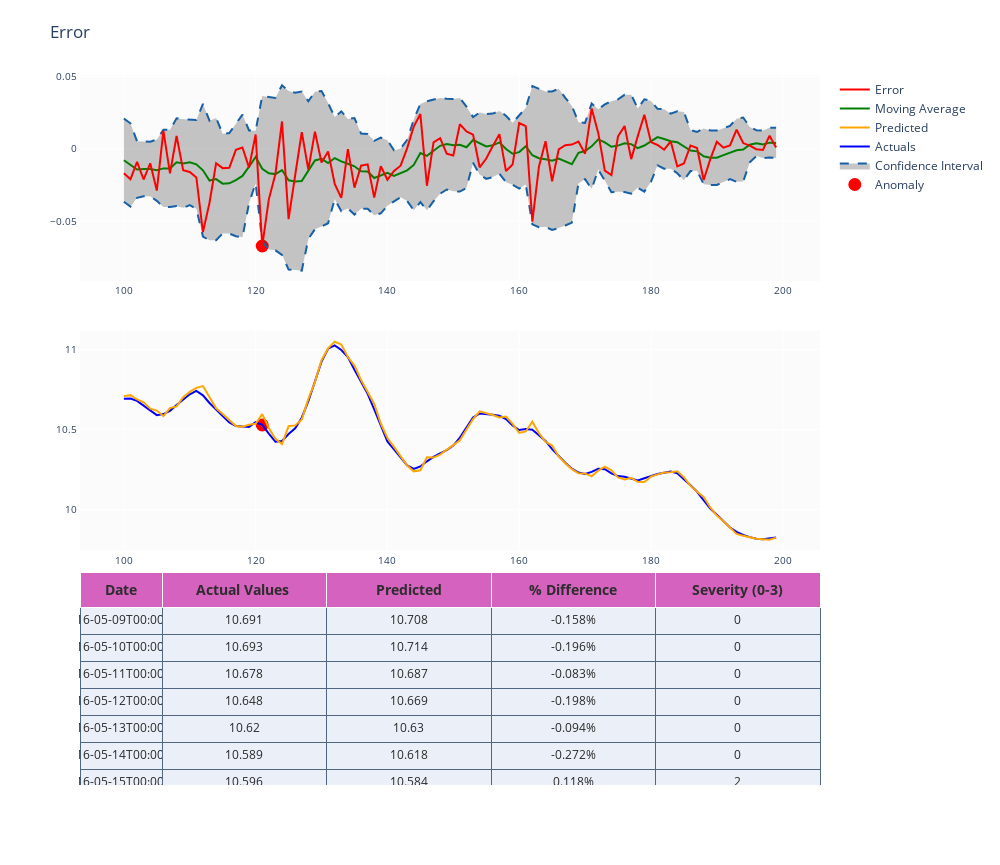

The notebook cell saved with this chart:
### Code cell
plot_anomaly(classify_df.iloc[100:200],"Error",'WL_hat_autoencoder_lstm')
